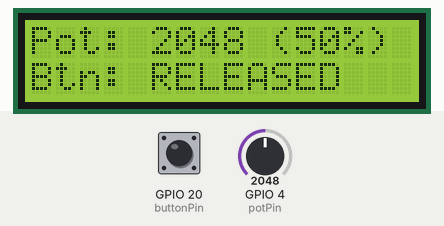
Recording of a program running on a simulated Seeed XIAO ESP32-C3. On the bench: 16×2 character LCD. The inputs (shaded band) are chosen by the test bench; at power-on: GPIO 4 (potPin) = 2048, GPIO 20 (buttonPin) HIGH (analog values on the 0–4095 scale).

Above: at 2.7 s.
2.8 s: GPIO 4 (potPin) set to 11
At 3.2 s:
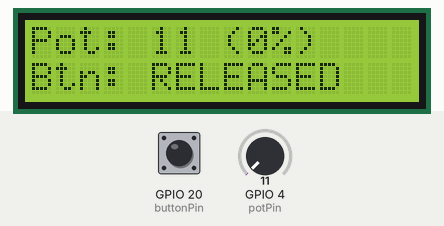
4.3 s: GPIO 4 (potPin) set to 8
At 5.4 s:
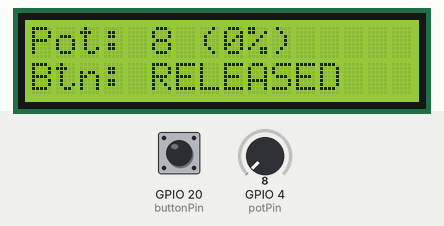
5.8 s: GPIO 20 (buttonPin) pulled LOW for 0.15 s
At 5.94 s:
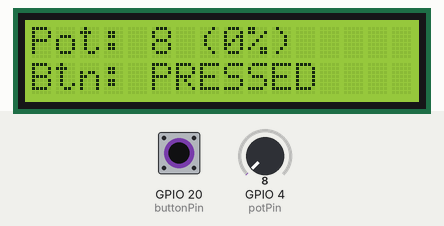
7.5 s: GPIO 20 (buttonPin) pulled LOW for 3.2 s
12.2 s: GPIO 4 (potPin) set to 0
At 12.7 s:
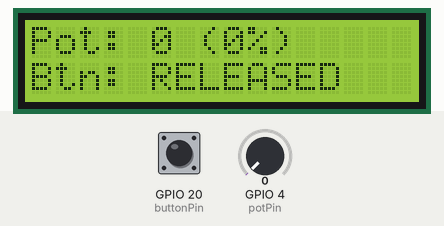
Timing chart, 0 to 14.7 s (numbered marks = the images above; inputs shaded):
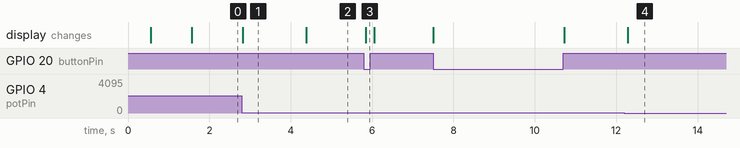

The program:

main.cpp
```cpp
#include <Arduino.h>
#include <LiquidCrystal.h>

// LCD Pin Definitions (RS, E, D4, D5, D6, D7)
const int rs = D8; // Swapped with D2 so the potentiometer gets an analog-capable pin
const int en = D1;
const int d4 = D3;
const int d5 = D4;
const int d6 = D5;
const int d7 = D6;

// Initialize the LiquidCrystal library
LiquidCrystal lcd(rs, en, d4, d5, d6, d7);

// Input Pin Definitions
const int buttonPin = D7;
const int potPin    = D2; // ADC-capable pin on XIAO ESP32C3

void setup() {
  // Wait for 5V LCD controller to finish powering up
  delay(500);

  lcd.begin(16, 2);
  pinMode(buttonPin, INPUT_PULLUP);
  analogReadResolution(12);

  lcd.setCursor(0, 0);
  lcd.print("XIAO C3 Ready...");
  delay(1000);
  lcd.clear();
}

void loop() {
  int potValue = analogRead(potPin);
  int potPercent = map(potValue, 0, 4095, 0, 100);
  bool isPressed = (digitalRead(buttonPin) == LOW);

  lcd.setCursor(0, 0);
  lcd.print("Pot: ");
  lcd.print(potValue);
  lcd.print(" (");
  lcd.print(potPercent);
  lcd.print("%)   ");

  lcd.setCursor(0, 1);
  lcd.print("Btn: ");
  if (isPressed) {
    lcd.print("PRESSED    ");
  } else {
    lcd.print("RELEASED   ");
  }

  delay(100);
}
```

Measured:
- after the input at 2.8 s, the display: changes at once (image 1)
- after the input at 4.3 s, the display: changes after 0.09 s (image 2)
- after the input at 5.8 s, the display: changes at once (image 3)
- after the input at 12.2 s, the display: changes after 0.09 s (image 4)
